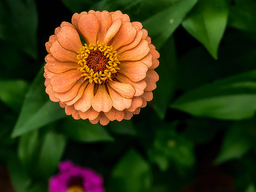
#> input picture img/0112_R.png, 256 x 192 px, shrunk from 800 x 600 before the run, found by its file name
$ jupyter execute --allow-errors Anaglyph.ipynb
#> lines starting #> are read from the running program, lines starting #| are printed output that depends on the picture; after the words box and inside, x2 and y2 are one past the last pixel; in counts of white or black regions, pixels touching at a corner belong together
<a href="https://colab.research.google.com/github/mathara/Anaglyph/blob/main/Anaglyph.ipynb" target="_parent"></a>

# Geração de Anáglifo

[cell 1]
#left: imagem esquerda
#right:imagem direita
#f_left: filtro aplicado na imagem esquerda
#f_right:filtro aplicado na imagem direita
#final: imagem final

def anaglyph(left, right, final, f_left, f_right):

    width, height, channels = left.shape

    plt.imshow(left)
    plt.show()

    plt.imshow(right)
    plt.show()


    for y in range(0, height):
        for x in range(0, width):
            r1, g1, b1 = left[x, y]
            r2, g2, b2 = right[x, y]
            final[x, y] = (
                int(r1*f_left[0][0] + g1*f_left[0][1] + b1*f_left[0][2] + r2*f_right[0][0] + g2*f_right[0][1] + b2*f_right[0][2]),
                int(r1*f_left[1][0] + g1*f_left[1][1] + b1*f_left[1][2] + r2*f_right[1][0] + g2*f_right[1][1] + b2*f_right[1][2]),
                int(r1*f_left[2][0] + g1*f_left[2][1] + b1*f_left[2][2] + r2*f_right[2][0] + g2*f_right[2][1] + b2*f_right[2][2])
            )

    plt.imshow(final)
    plt.show()

[cell 2]
#left: imagem esquerda
#right:imagem direita
#final: imagem final
#gama: fator gama de correção

def Wimmer_improved (left, right, final,gama):
    width, height, channels = left.shape

    plt.imshow(left)
    plt.show()

    plt.imshow(right)
    plt.show()

    f_1 = 0.45
    f_2 = 0.25
    #gama = 1.6
    fator = 1/255

    for y in range(0, height):
        for x in range(0, width):
            r1, g1, b1 = left[x, y]
            r2, g2, b2 = right[x, y]

            r1, g1, b1 = r1/255, g1/255, b1/255
            r2, g2, b2  = r2/255, g2/255, b2/255

            g_l = 255 * int ( g1 + f_1 * max (0 , int (r1) - int (g1) ) )
            b_l = 255 * int ( b1 + f_2 * max (0 , int (r1) - int (b1) ) )
            g_r = 255 * int ( g2 + f_1 * max (0 , int (r2) - int (g2) ) )
            b_r = 255 * int ( b2 + f_2 * max (0 , int (r2) - int (b2) ) )
            r_g = 255 * int (fator * (191 * g_l + 64 * b_l ) )
            r_a = 255 * int (pow (r_g , (1/gama)) )

            final[x, y] = (
                int(r_a),
                int(g_r),
                int(b_r)
            )

    plt.imshow(final)
    plt.show()

[cell 3]
#metodo: metodo usado na foto
#image_number: nome da imagem usada
#img_F: Imagem salva

def save_img(metodo, image_number, img_F):
   diretorio_F = '/content/drive/MyDrive/PFG/Imagens/Resultados/'+ image_number +'_F_' + metodo +'.png'
   img_F = cv2.cvtColor(img_F,cv2.COLOR_RGB2BGR)
   cv2.imwrite(diretorio_F, img_F)
   return True

[cell 4]
#furção geradora de histograma
def hist(img):
  color = ('B','G', 'R')
  for i, col in enumerate(color):
    histr = cv2.calcHist([img],[i],None,[256], [0,256])
    plt.plot(histr, color = col)
    plt.xlim([0,256])

  plt.show

# Importações

[cell 5]
import cv2
import numpy as np
import matplotlib.pyplot as plt
import imageio
import imutils
cv2.ocl.setUseOpenCL(False)
from google.colab import drive
drive.mount('/content/drive')

### Carregar as imagens

#### Diretório

[cell 6]
#escolha da imagem da base
image_number = '0112'

[cell 7]
# diretório de onde a foto se encontra no drive
diretorio_R = '/content/drive/MyDrive/PFG/Imagens/Teste/'+ image_number +'_R.png'
diretorio_L = '/content/drive/MyDrive/PFG/Imagens/Teste/'+ image_number +'_L.png'
diretorio_F = '/content/drive/MyDrive/PFG/Imagens/Teste/'+ image_number +'_R.png'

#### Imagens

[cell 8]
#Leitura das fotos
#img_R = imageio.imread(diretorio_R)
#imageio abre RGB
img_R = cv2.imread(diretorio_R)
#> img_R is the input picture: shape (192, 256, 3); mean B, G, R 18.8, 55.9, 58.6
img_R = cv2.cvtColor(img_R, cv2.COLOR_BGR2RGB)

[cell 9]
#img_L = imageio.imread(diretorio_L)
img_L = cv2.imread(diretorio_L)
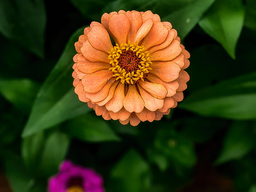
#> input picture img/0112_L.png, 256 x 192 px, shrunk from 800 x 600 before the run, found by its file name
#> img_L is the input picture: shape (192, 256, 3); mean B, G, R 19.5, 56.9, 60.3
img_L = cv2.cvtColor(img_L,cv2.COLOR_BGR2RGB)

[cell 10]
#img_F = imageio.imread(diretorio_L)
img_F = cv2.imread(diretorio_L)
img_F = cv2.cvtColor(img_F,cv2.COLOR_BGR2RGB)

#### Características

#> (a cell that did not finish here is left out)

[cell 12]
#Exibição da foto
fig, (ax1, ax2) = plt.subplots(nrows=1, ncols=2, constrained_layout=False, figsize=(16,9))
ax1.imshow(img_L, cmap="gray")
ax1.set_xlabel("Image_L", fontsize=14)

ax2.imshow(img_R, cmap="gray")
ax2.set_xlabel("Image_R", fontsize=14)

plt.show()

# Métodos

## True Anaglyphs
Fonte : http://www.3dtv.at/knowhow/anaglyphcomparison_en.aspx

[cell 13]
#método usado e os filtros
metodo = 'True_Anaglyphs'

fl =     np.array([[0.299, 0.587, 0.114],
                    [0.0, 0.0, 0.0],
                    [0.0, 0.0, 0.0]])

fr =     np.array([[0.0, 0.0, 0.0],
                    [0.0, 0.0, 0.0],
                    [0.299, 0.587, 0.114]])

[cell 14]
#geracao do anáglifo
anaglyph(img_L,img_R,img_F,fl,fr)
#> after the loop in anaglyph, `for y in range(0, height):`:
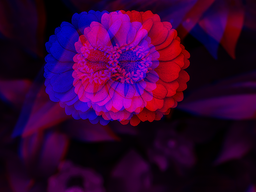
#> final: shape (192, 256, 3); mean R, G, B 53.2, 0, 52

[cell 15]
save_img(metodo, image_number, img_F)
#> Out = True

#> (a cell that did not finish here is left out)

## Gray Anaglyphs

[cell 17]
metodo = 'Gray_Anaglyphs'

fl =     np.array([[0.299, 0.587, 0.114],
                    [0.0, 0.0, 0.0],
                    [0.0, 0.0, 0.0]])

fr =     np.array([[0.0, 0.0, 0.0],
                    [0.299, 0.587, 0.114],
                    [0.299, 0.587, 0.114]])

[cell 18]
anaglyph(img_L,img_R,img_F,fl,fr)
#> after the loop in anaglyph (call 2), `for y in range(0, height):`:
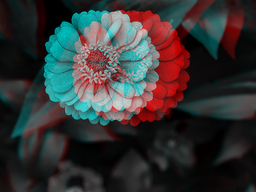
#> final: shape (192, 256, 3); mean R, G, B 53.2, 52, 52

[cell 19]
save_img(metodo, image_number, img_F)
#> Out = True

#> (a cell that did not finish here is left out)

## Color Anaglyphs

[cell 21]
metodo = 'Color_Anaglyphs'

fl =     np.array([[1, 0.0, 0.0],
                    [0.0, 0.0, 0.0],
                    [0.0, 0.0, 0.0]])

fr =     np.array([[0.0, 0.0, 0.0],
                    [0.0, 1, 0.0],
                    [0.0, 0.0, 1]])

[cell 22]
anaglyph(img_L,img_R,img_F,fl,fr)
#> after the loop in anaglyph (call 3), `for y in range(0, height):`:
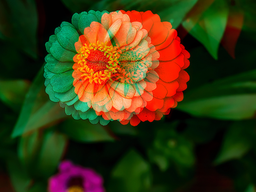
#> final: shape (192, 256, 3); mean R, G, B 60.3, 55.9, 18.8

[cell 23]
save_img(metodo, image_number, img_F)
#> Out = True

#> (a cell that did not finish here is left out)

## Half Color Anaglyphs

[cell 25]
metodo = 'Half_Color_Anaglyphs'

fl =     np.array([[0.299, 0.587, 0.114],
                    [0.0, 0.0, 0.0],
                    [0.0, 0.0, 0.0]])

fr =     np.array([[0.0, 0.0, 0.0],
                    [0.0, 1, 0.0],
                    [0.0, 0.0, 1]])

[cell 26]
anaglyph(img_L,img_R,img_F,fl,fr)
#> after the loop in anaglyph (call 4), `for y in range(0, height):`:
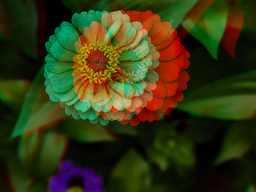
#> final: shape (192, 256, 3); mean R, G, B 53.2, 55.9, 18.8

[cell 27]
save_img(metodo, image_number, img_F)
#> Out = True

#> (a cell that did not finish here is left out)

## Optimized Anaglyphs
### Wimmer Maps

[cell 29]
metodo = 'Winner_Map_Anaglyphs'

fl =     np.array([[0.0, 0.7, 0.3],
                    [0.0, 0.0, 0.0],
                    [0.0, 0.0, 0.0]])

fr =     np.array([[0.0, 0.0, 0.0],
                    [0.0, 1, 0.0],
                    [0.0, 0.0, 1]])

[cell 30]
anaglyph(img_L,img_R,img_F,fl,fr)
#> after the loop in anaglyph (call 5), `for y in range(0, height):`:
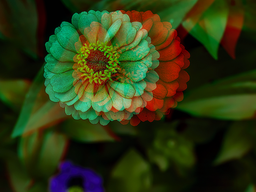
#> final: shape (192, 256, 3); mean R, G, B 45.2, 55.9, 18.8

[cell 31]
save_img(metodo, image_number, img_F)
#> Out = True

#> (a cell that did not finish here is left out)

##Wimmer’s improved method

#### a gamma correction is applied to brighten up final red channel ra that partially maps the red channels to green and blue before applying the formula

[cell 33]
Wimmer_improved(img_L,img_R,img_F, 1.6)

[cell 34]
Wimmer_improved(img_L,img_R,img_F, 1)
#> after the loop in Wimmer_improved (call 2), `for y in range(0, height):`: final: shape (192, 256, 3); mean R, G, B 1, 1.1, 0

[cell 35]
Wimmer_improved(img_L,img_R,img_F, 1.75)
#> call 3 of Wimmer_improved, with gama = 1.75
#> after the loop in Wimmer_improved (call 3), `for y in range(0, height):`:
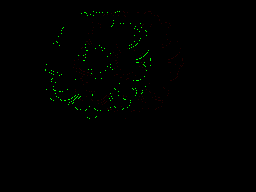
#> final: shape (192, 256, 3); mean R, G, B 0.2, 1.1, 0

[cell 36]
Wimmer_improved(img_L,img_R,img_F, 0.5)
#> call 4 of Wimmer_improved, with gama = 0.5
#> after the loop in Wimmer_improved (call 4), `for y in range(0, height):`:
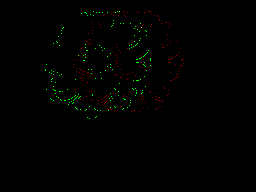
#> final: shape (192, 256, 3); 0.5% of pixels changed, all inside (x1, y1, x2, y2) = (73, 11, 184, 119)

##The Dubois Algorithm

[cell 37]
fl =     np.array([[0.4561, 0.500484, 0.176381],
                    [-0.0400822, -0.0378246, -0.0157589],
                    [-0.015261, -0.0205971, -0.00546856]])
fr =     np.array([[-0.0434706, -0.0879388, -0.00155529],
                    [0.378476, 73364, -0.0184503],
                    [-0.0721527, -0.112961, 1.2264]])

[cell 38]
anaglyph(img_L,img_R,img_F,fl,fr)
#> after the loop in anaglyph (call 6), `for y in range(0, height):`:
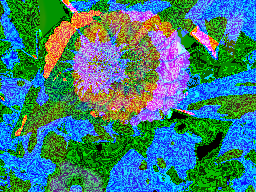
#> final: shape (192, 256, 3); mean R, G, B 61.2, 126.5, 120.2

##Midpoint Algoritm

[cell 39]
Al =     np.array([[5.42327, .807004, .047325],
                    [2.70972, .50201, .0250529],
                    [.0000550941, .000411221, .00240686]])
Ar =     np.array([[.180431, 1.6395, 2.00309],
                    [.448214, 6.31551, 1.35757],
                    [.289201, 2.3925, 11.062]])

[cell 40]
import matplotlib.pyplot as plt
from matplotlib.pyplot import cm
from skimage import io

imag = img_L
ax = plt.hist(imag.ravel(), 256,[1,256])
plt.show
#> figure, not shown here; tallest bar 16051 high, from x = 1 to 2

[cell 41]
imag = img_R
ax = plt.hist(imag.ravel(), 256,[1,256])
plt.show
#> figure, not shown here; tallest bar 16596 high, from x = 1 to 2

[cell 42]
imag = img_F
ax = plt.hist(imag.ravel(), 256,[1,256])
plt.show
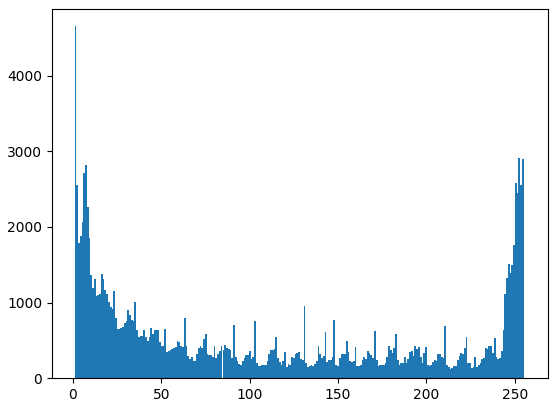
#> figure drawn by matplotlib, 1 panel; tallest bar 4656 high, from x = 1 to 2
